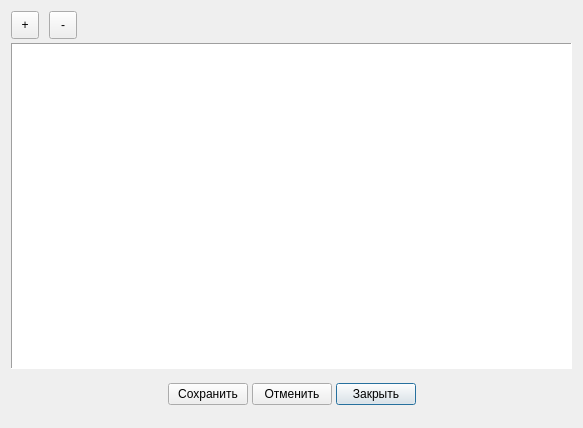
<?xml version="1.0" encoding="UTF-8"?>
<ui version="4.0">
 <class>PlateVNFTWindow</class>
 <widget class="QDialog" name="PlateVNFTWindow">
  <property name="geometry">
   <rect>
    <x>0</x>
    <y>0</y>
    <width>583</width>
    <height>428</height>
   </rect>
  </property>
  <property name="windowTitle">
   <string>Справочник ВНФТ для плат</string>
  </property>
  <layout class="QVBoxLayout" name="verticalLayout">
   <property name="spacing">
    <number>4</number>
   </property>
   <property name="bottomMargin">
    <number>9</number>
   </property>
   <item>
    <layout class="QHBoxLayout" name="horizontalLayout">
     <property name="spacing">
      <number>10</number>
     </property>
     <item>
      <widget class="QToolButton" name="tbAdd">
       <property name="sizePolicy">
        <sizepolicy hsizetype="Fixed" vsizetype="Fixed">
         <horstretch>0</horstretch>
         <verstretch>0</verstretch>
        </sizepolicy>
       </property>
       <property name="minimumSize">
        <size>
         <width>28</width>
         <height>28</height>
        </size>
       </property>
       <property name="toolTip">
        <string>Добавить запись</string>
       </property>
       <property name="text">
        <string>+</string>
       </property>
       <property name="icon">
        <iconset resource="resource.qrc">
         <normaloff>:/image/Add2.png</normaloff>:/image/Add2.png</iconset>
       </property>
      </widget>
     </item>
     <item>
      <widget class="QToolButton" name="tbDelete">
       <property name="minimumSize">
        <size>
         <width>28</width>
         <height>28</height>
        </size>
       </property>
       <property name="toolTip">
        <string>Удалить запись</string>
       </property>
       <property name="text">
        <string>-</string>
       </property>
       <property name="icon">
        <iconset resource="resource.qrc">
         <normaloff>:/image/cancel2.png</normaloff>:/image/cancel2.png</iconset>
       </property>
      </widget>
     </item>
     <item>
      <spacer name="horizontalSpacer">
       <property name="orientation">
        <enum>Qt::Orientation::Horizontal</enum>
       </property>
       <property name="sizeHint" stdset="0">
        <size>
         <width>40</width>
         <height>20</height>
        </size>
       </property>
      </spacer>
     </item>
    </layout>
   </item>
   <item>
    <widget class="QTableView" name="tableView">
     <property name="autoFillBackground">
      <bool>true</bool>
     </property>
     <property name="frameShape">
      <enum>QFrame::Shape::Panel</enum>
     </property>
     <property name="sortingEnabled">
      <bool>true</bool>
     </property>
    </widget>
   </item>
   <item>
    <layout class="QHBoxLayout" name="horizontalLayout_2">
     <property name="topMargin">
      <number>10</number>
     </property>
     <property name="bottomMargin">
      <number>14</number>
     </property>
     <item>
      <spacer name="horizontalSpacer_2">
       <property name="orientation">
        <enum>Qt::Orientation::Horizontal</enum>
       </property>
       <property name="sizeHint" stdset="0">
        <size>
         <width>40</width>
         <height>20</height>
        </size>
       </property>
      </spacer>
     </item>
     <item>
      <widget class="QPushButton" name="pbSave">
       <property name="text">
        <string>Сохранить</string>
       </property>
       <property name="icon">
        <iconset resource="resource.qrc">
         <normaloff>:/image/Apply24x24.png</normaloff>:/image/Apply24x24.png</iconset>
       </property>
       <property name="iconSize">
        <size>
         <width>24</width>
         <height>24</height>
        </size>
       </property>
      </widget>
     </item>
     <item>
      <widget class="QPushButton" name="pbCancel">
       <property name="text">
        <string>Отменить</string>
       </property>
       <property name="icon">
        <iconset resource="resource.qrc">
         <normaloff>:/image/cancel2.png</normaloff>:/image/cancel2.png</iconset>
       </property>
       <property name="iconSize">
        <size>
         <width>24</width>
         <height>24</height>
        </size>
       </property>
      </widget>
     </item>
     <item>
      <widget class="QPushButton" name="pbClose">
       <property name="text">
        <string>Закрыть</string>
       </property>
       <property name="icon">
        <iconset resource="resource.qrc">
         <normaloff>:/image/Exit.png</normaloff>:/image/Exit.png</iconset>
       </property>
       <property name="iconSize">
        <size>
         <width>24</width>
         <height>24</height>
        </size>
       </property>
       <property name="default">
        <bool>true</bool>
       </property>
      </widget>
     </item>
     <item>
      <spacer name="horizontalSpacer_3">
       <property name="orientation">
        <enum>Qt::Orientation::Horizontal</enum>
       </property>
       <property name="sizeHint" stdset="0">
        <size>
         <width>40</width>
         <height>20</height>
        </size>
       </property>
      </spacer>
     </item>
    </layout>
   </item>
  </layout>
 </widget>
 <resources>
  <include location="resource.qrc"/>
 </resources>
 <connections>
  <connection>
   <sender>pbClose</sender>
   <signal>clicked()</signal>
   <receiver>PlateVNFTWindow</receiver>
   <slot>close()</slot>
   <hints>
    <hint type="sourcelabel">
     <x>339</x>
     <y>371</y>
    </hint>
    <hint type="destinationlabel">
     <x>520</x>
     <y>205</y>
    </hint>
   </hints>
  </connection>
 </connections>
</ui>
